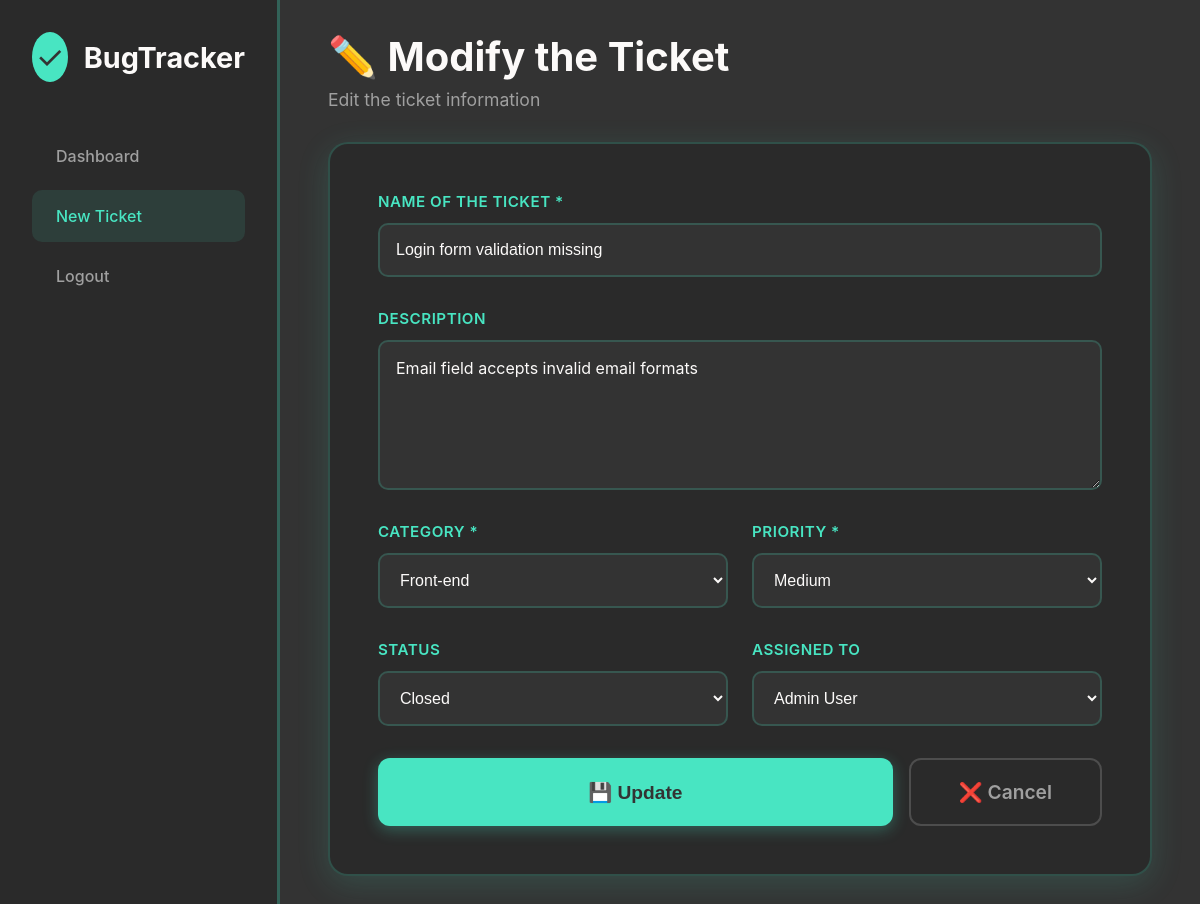
The app's page /new_ticket.php?id=4 (signed in) with its own data.
### tables this page shows
CREATE TABLE tickets (
    id INT AUTO_INCREMENT PRIMARY KEY,
    title VARCHAR(200) NOT NULL,
    description TEXT,
    category_id INT NOT NULL,
    status ENUM('Open', 'In Progress', 'Closed') DEFAULT 'Open',
    priority ENUM('Low', 'Medium', 'High', 'Critical') DEFAULT 'Medium',
    created_by INT NOT NULL,
    assigned_to INT NULL,
    created_at TIMESTAMP DEFAULT CURRENT_TIMESTAMP,
    resolved_at TIMESTAMP NULL,
    updated_at TIMESTAMP DEFAULT CURRENT_TIMESTAMP ON UPDATE CURRENT_TIMESTAMP,
    FOREIGN KEY (category_id) REFERENCES categories(id) ON DELETE RESTRICT,
    FOREIGN KEY (created_by) REFERENCES users(id) ON DELETE CASCADE,
    FOREIGN KEY (assigned_to) REFERENCES users(id) ON DELETE SET NULL,
    INDEX idx_status (status),
    INDEX idx_created_by (created_by),
    INDEX idx_category (category_id)
);

CREATE TABLE categories (
    id INT AUTO_INCREMENT PRIMARY KEY,
    name VARCHAR(50) NOT NULL UNIQUE,
    created_at TIMESTAMP DEFAULT CURRENT_TIMESTAMP
);

CREATE TABLE users (
    id INT AUTO_INCREMENT PRIMARY KEY,
    name VARCHAR(100) NOT NULL,
    email VARCHAR(150) NOT NULL UNIQUE,
    password VARCHAR(255) NOT NULL,
    created_at TIMESTAMP DEFAULT CURRENT_TIMESTAMP,
    INDEX idx_email (email)
);

### config/database.php (called while the page is built, shortened)
<?php
function getTicketById($pdo, $id) {
    $stmt = $pdo->prepare("
        SELECT
            t.*,
            u.name as creator_name,
            a.name as assigned_name,
            c.name as category_name
        FROM tickets t
        JOIN users u ON t.created_by = u.id
        LEFT JOIN users a ON t.assigned_to = a.id
        JOIN categories c ON t.category_id = c.id
        WHERE t.id = ?
    ");
    $stmt->execute([$id]);
    return $stmt->fetch();
}
function getAllCategories($pdo) {
    $stmt = $pdo->query("SELECT * FROM categories ORDER BY name");
    return $stmt->fetchAll();
}
function getAllUsers($pdo) {
    $stmt = $pdo->query("SELECT id, name, email FROM users ORDER BY name");
    return $stmt->fetchAll();
}
?>

### new_ticket.php (the view, shortened to what this page needs)
<?php
require_once 'config/database.php';
$pdo = getDBConnection();
$categories = getAllCategories($pdo);
$users = getAllUsers($pdo);
$isEdit = false;
$ticket = null;
if (isset($_GET['id'])) {
    $isEdit = true;
    $ticket = getTicketById($pdo, $_GET['id']);
}
?>
<!DOCTYPE html>
<html lang="fr">
<head>
    <link rel="stylesheet" href="style/new_ticket.css">
</head>
<body>
    <div class="container">
        <aside class="sidebar">
            <div class="logo">
                <div class="logo-icon">✓</div>
                <span class="logo-text">BugTracker</span>
            </div>
            <nav>
                <ul class="nav-menu">
                    <li class="nav-item">
                        <a href="dashboard.php" class="nav-link">Dashboard</a>
                    </li>
                    <li class="nav-item">
                        <a href="new_ticket.php" class="nav-link active">New Ticket</a>
                    </li>
                    <li class="nav-item">
                        <a href="?logout=1" class="nav-link">Logout</a>
                    </li>
                </ul>
            </nav>
        </aside>
        <main class="main-content">
            <div class="page-header">
                <h1 class="page-title">
                    <?php echo $isEdit ? '✏️ Modify the Ticket' : '➕ New Ticket'; ?>
                </h1>
                <p class="page-subtitle">
                    <?php echo $isEdit ? 'Edit the ticket information' : 'Fill in the information to create a new ticket'; ?>
                </p>
            </div>
            <div class="form-card">
                <form method="POST" action="">
                    <div class="form-grid">
                        <div class="form-group full-width">
                            <label for="title">Name of the  Ticket *</label>
                            <input
                                type="text"
                                id="title"
                                name="title"
                                placeholder="Example: Login button not responding"
                                value="<?php echo htmlspecialchars($isEdit ? $ticket['title'] : ($_POST['title'] ?? '')); ?>"
                                required
                            >
                        </div>
                        <div class="form-group full-width">
                            <label for="description">Description</label>
                            <textarea
                                id="description"
                                name="description"
                                placeholder="Describe the bug in  detail..."
                            ><?php echo htmlspecialchars($isEdit ? $ticket['description'] : ($_POST['description'] ?? '')); ?></textarea>
                        </div>
                        <div class="form-row">
                            <div class="form-group">
                                <label for="category_id">Category *</label>
                                <select id="category_id" name="category_id" required>
                                    <?php foreach ($categories as $cat): ?>
                                        <option value="<?php echo $cat['id']; ?>"
                                            <?php echo ($isEdit && $ticket['category_id'] == $cat['id']) || (!$isEdit && ($_POST['category_id'] ?? '') == $cat['id']) ? 'selected' : ''; ?>>
                                            <?php echo htmlspecialchars($cat['name']); ?>
                                        </option>
                                    <?php endforeach; ?>
                                </select>
                            </div>
                            <div class="form-group">
                                <label for="priority">Priority *</label>
                                <select id="priority" name="priority" required>
                                    <?php
                                    $priorities = ['Low', 'Medium', 'High', 'Critical'];
                                    $priorityLabels = ['Low' => 'Low', 'Medium' => 'Medium', 'High' => 'High', 'Critical' => 'Critical'];
                                    foreach ($priorities as $p):
                                    ?>
                                        <option value="<?php echo $p; ?>"
                                            <?php echo ($isEdit && $ticket['priority'] == $p) || (!$isEdit && ($_POST['priority'] ?? '') == $p) ? 'selected' : ''; ?>>
                                            <?php echo $priorityLabels[$p]; ?>
                                        </option>
                                    <?php endforeach; ?>
                                </select>
                            </div>
                        </div>
                        <div class="form-row">
                            <div class="form-group">
                                <label for="status">Status</label>
                                <select id="status" name="status">
                                    <?php
                                    $statuses = ['Open' => 'Open', 'In Progress' => 'In Progress', 'Closed' => 'Closed'];
                                    foreach ($statuses as $value => $label):
                                    ?>
                                        <option value="<?php echo $value; ?>"
                                            <?php echo ($isEdit && $ticket['status'] == $value) || (!$isEdit && ($_POST['status'] ?? 'Open') == $value) ? 'selected' : ''; ?>>
                                            <?php echo $label; ?>
                                        </option>
                                    <?php endforeach; ?>
                                </select>
                            </div>
                            <div class="form-group">
                                <label for="assigned_to">Assigned to</label>
                                <select id="assigned_to" name="assigned_to">
                                    <?php foreach ($users as $user): ?>
                                        <option value="<?php echo $user['id']; ?>"
                                            <?php echo ($isEdit && $ticket['assigned_to'] == $user['id']) || (!$isEdit && ($_POST['assigned_to'] ?? '') == $user['id']) ? 'selected' : ''; ?>>
                                            <?php echo htmlspecialchars($user['name']); ?>
                                        </option>
                                    <?php endforeach; ?>
                                </select>
                            </div>
                        </div>
                    </div>
                    <div class="form-actions">
                        <button type="submit" class="btn btn-primary">
                            💾 <?php echo $isEdit ? 'Update' : 'Save'; ?>
                        </button>
                        <a href="dashboard.php" class="btn btn-secondary">
                            ❌ Cancel
                        </a>
                    </div>
                </form>
            </div>
        </main>
    </div>
</body>
</html>

### style/new_ticket.css (style rules this page uses)
* { margin: 0; padding: 0; box-sizing: border-box; }
body { font-family: -apple-system, BlinkMacSystemFont, 'Segoe UI', Roboto, Oxygen, Ubuntu, sans-serif; background: #333333; min-height: 100vh; color: #FCFAF9; }
.container { display: flex; min-height: 100vh; }
.sidebar { width: 280px; background: #2a2a2a; border-right: 3px solid rgba(72, 229, 194, 0.3); padding: 2rem; }
.logo { display: flex; align-items: center; gap: 1rem; margin-bottom: 3rem; }
.logo-icon { width: 50px; height: 50px; background: #48E5C2; border-radius: 50%; display: flex; align-items: center; justify-content: center; font-size: 2rem; color: #333333; }
.logo-text { font-size: 1.8rem; font-weight: 700; color: #FCFAF9; }
.nav-menu { list-style: none; }
.nav-item { margin-bottom: 0.5rem; }
.nav-link { display: block; padding: 1rem 1.5rem; color: #a0a0a0; text-decoration: none; border-radius: 10px; transition: all 0.3s; font-weight: 500; }
.nav-link:hover, .nav-link.active { background: rgba(72, 229, 194, 0.1); color: #48E5C2; }
.main-content { flex: 1; padding: 2rem 3rem; max-width: 1200px; margin: 0 auto; width: 100%; }
.page-header { margin-bottom: 2rem; }
.page-title { font-size: 2.5rem; margin-bottom: 0.5rem; color: #FCFAF9; }
.page-subtitle { color: #a0a0a0; font-size: 1.1rem; }
.form-card { background: #2a2a2a; border: 2px solid rgba(72, 229, 194, 0.2); border-radius: 20px; padding: 3rem; box-shadow: 0 8px 32px rgba(72, 229, 194, 0.15); }
.form-grid { display: grid; gap: 2rem; }
.form-row { display: grid; grid-template-columns: 1fr 1fr; gap: 1.5rem; }
.form-group { display: flex; flex-direction: column; }
.form-group.full-width { grid-column: 1 / -1; }
label { color: #48E5C2; font-weight: 600; margin-bottom: 0.75rem; font-size: 0.95rem; text-transform: uppercase; letter-spacing: 0.5px; }
input, select, textarea { padding: 1rem; background: #333333; border: 2px solid rgba(72, 229, 194, 0.2); border-radius: 10px; color: #FCFAF9; font-size: 1rem; transition: all 0.3s; }
textarea { min-height: 150px; resize: vertical; font-family: inherit; }
select { cursor: pointer; }
select option { background: #333333; color: #FCFAF9; }
input::placeholder, textarea::placeholder { color: #666; }
.form-actions { display: flex; gap: 1rem; margin-top: 2rem; }
.btn { padding: 1.25rem 3rem; border: none; border-radius: 12px; font-size: 1.2rem; font-weight: 600; cursor: pointer; transition: all 0.3s; text-decoration: none; display: inline-block; text-align: center; }
.btn-primary { background: #48E5C2; color: #333333; flex: 1; box-shadow: 0 4px 15px rgba(72, 229, 194, 0.3); }
.btn-secondary { background: transparent; color: #a0a0a0; border: 2px solid rgba(160, 160, 160, 0.3); }

### records on screen
tickets: title "Login form validation missing", description "Email field accepts invalid email formats", category_id "Front-end", priority "Medium", status "Closed", assigned_to "Admin User"
